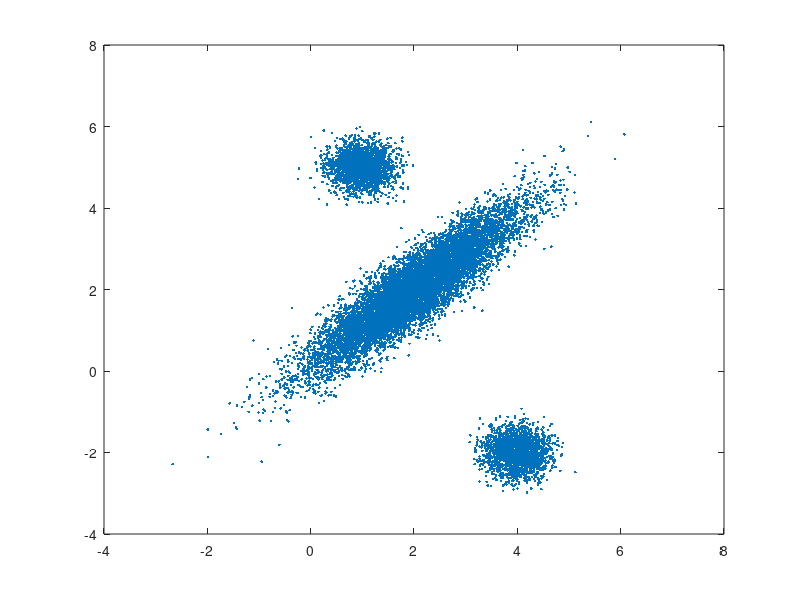

Reproduce this figure in MATLAB. (Note: this script raises an error after producing the figure.)
%% sim 1
    mu01 = [2 2];
    std01 = [1 0.9
           0.9 1];
    sub_data01 = mvnrnd(mu01, std01, 10000);

    mu02 = [1 5];
    std02 = [0.1 0
           0 0.1];
    sub_data02 = mvnrnd(mu02, std02, 2000);

    mu03 = [4 -2];
    std03 = [0.1 0
           0 0.1];
    sub_data03 = mvnrnd(mu03, std03, 2000);

    data01 = [sub_data01
              sub_data02
              sub_data03];


    plot(data01(:,1), data01(:,2), '.')
    
    [trimmean(data01,20)
    mean(data01)
    trimmean(data01,99)
    median(data01)]

%% sim 2
    data02 = 500 + 100 * randn(10000,1);
    
    for  i = 0:1:1000
        data02_noise(5) = i + data02_noise(5);

    end

 %% sim 3
    data03 = exprnd(5,1000,1);
    sorted_data03 = sort(data03);
    % noise = 
    exp_dist = expcdf(sorted_data03,5);
    plot(sorted_data03,exp_dist)
    hold on
    ecdf(data03)


 



    